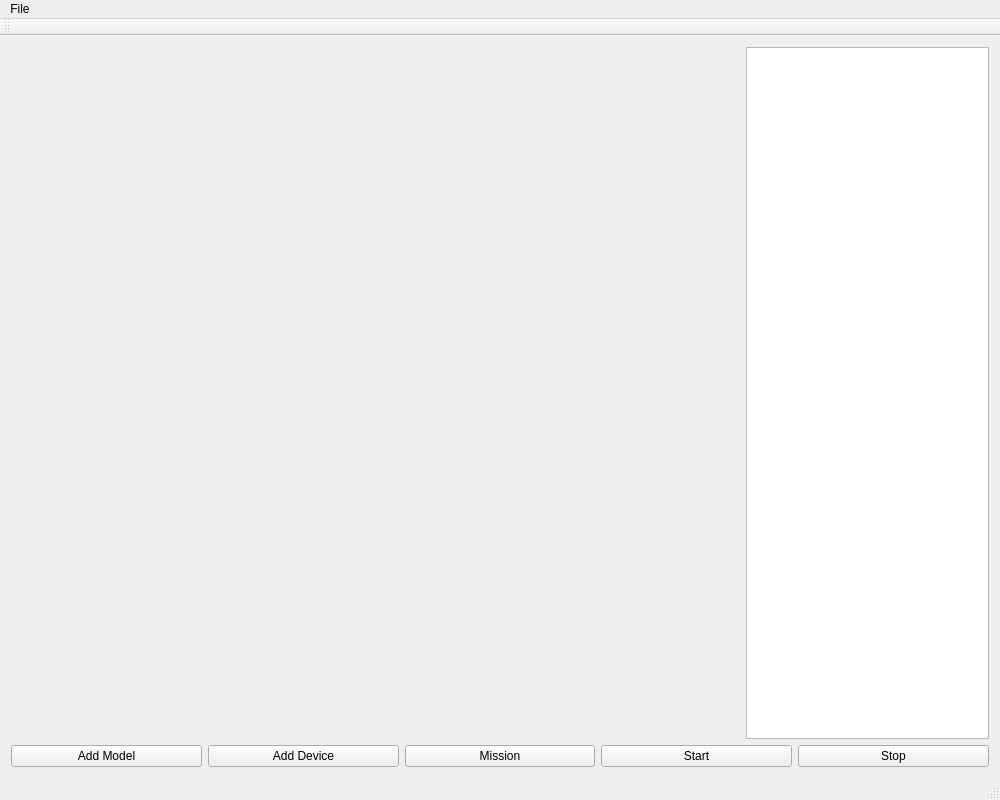
<?xml version="1.0" encoding="UTF-8"?>
<ui version="4.0">
 <class>MainWindow</class>
 <widget class="QMainWindow" name="MainWindow">
  <property name="windowModality">
   <enum>Qt::WindowModal</enum>
  </property>
  <property name="geometry">
   <rect>
    <x>0</x>
    <y>0</y>
    <width>1000</width>
    <height>800</height>
   </rect>
  </property>
  <property name="sizePolicy">
   <sizepolicy hsizetype="Expanding" vsizetype="Expanding">
    <horstretch>0</horstretch>
    <verstretch>0</verstretch>
   </sizepolicy>
  </property>
  <property name="minimumSize">
   <size>
    <width>850</width>
    <height>700</height>
   </size>
  </property>
  <property name="focusPolicy">
   <enum>Qt::NoFocus</enum>
  </property>
  <property name="windowTitle">
   <string>MainWindow</string>
  </property>
  <property name="autoFillBackground">
   <bool>false</bool>
  </property>
  <widget class="QWidget" name="centralWidget">
   <layout class="QGridLayout" name="gridLayout">
    <item row="1" column="0">
     <layout class="QGridLayout" name="gridLayout_4">
      <item row="0" column="2">
       <widget class="QPushButton" name="taskButton">
        <property name="text">
         <string>Mission</string>
        </property>
       </widget>
      </item>
      <item row="0" column="1">
       <widget class="QPushButton" name="addDeviceButton">
        <property name="text">
         <string>Add Device</string>
        </property>
       </widget>
      </item>
      <item row="0" column="4">
       <widget class="QPushButton" name="stopButton">
        <property name="text">
         <string>Stop</string>
        </property>
       </widget>
      </item>
      <item row="0" column="3">
       <widget class="QPushButton" name="startButton">
        <property name="text">
         <string>Start</string>
        </property>
       </widget>
      </item>
      <item row="0" column="0">
       <widget class="QPushButton" name="addModelButton">
        <property name="text">
         <string>Add Model</string>
        </property>
       </widget>
      </item>
     </layout>
    </item>
    <item row="0" column="0">
     <layout class="QGridLayout" name="gridLayout_1">
      <item row="1" column="0">
       <widget class="QwtPlot" name="map">
        <property name="sizePolicy">
         <sizepolicy hsizetype="MinimumExpanding" vsizetype="MinimumExpanding">
          <horstretch>3</horstretch>
          <verstretch>0</verstretch>
         </sizepolicy>
        </property>
       </widget>
      </item>
      <item row="1" column="1">
       <widget class="QTextBrowser" name="console">
        <property name="sizePolicy">
         <sizepolicy hsizetype="Expanding" vsizetype="Expanding">
          <horstretch>1</horstretch>
          <verstretch>0</verstretch>
         </sizepolicy>
        </property>
        <property name="font">
         <font>
          <family>Monaco</family>
          <pointsize>10</pointsize>
         </font>
        </property>
       </widget>
      </item>
     </layout>
    </item>
   </layout>
  </widget>
  <widget class="QToolBar" name="mainToolBar">
   <attribute name="toolBarArea">
    <enum>TopToolBarArea</enum>
   </attribute>
   <attribute name="toolBarBreak">
    <bool>false</bool>
   </attribute>
  </widget>
  <widget class="QStatusBar" name="statusBar"/>
  <widget class="QMenuBar" name="menuBar">
   <property name="geometry">
    <rect>
     <x>0</x>
     <y>0</y>
     <width>1000</width>
     <height>22</height>
    </rect>
   </property>
   <widget class="QMenu" name="menuModels">
    <property name="title">
     <string>File</string>
    </property>
    <addaction name="actionShow_All_Models"/>
    <addaction name="actionShow_All_Devices"/>
    <addaction name="separator"/>
    <addaction name="actionSet"/>
   </widget>
   <addaction name="menuModels"/>
  </widget>
  <action name="actionShow_All_Models">
   <property name="checkable">
    <bool>false</bool>
   </property>
   <property name="text">
    <string>Show All Models</string>
   </property>
  </action>
  <action name="actionShow_All_Devices">
   <property name="checkable">
    <bool>false</bool>
   </property>
   <property name="text">
    <string>Show All Devices</string>
   </property>
  </action>
  <action name="actionSet">
   <property name="text">
    <string>Set client port</string>
   </property>
  </action>
 </widget>
 <layoutdefault spacing="6" margin="11"/>
 <customwidgets>
  <customwidget>
   <class>QwtPlot</class>
   <extends>QFrame</extends>
   <header>qwt_plot.h</header>
  </customwidget>
 </customwidgets>
 <resources/>
 <connections/>
</ui>
